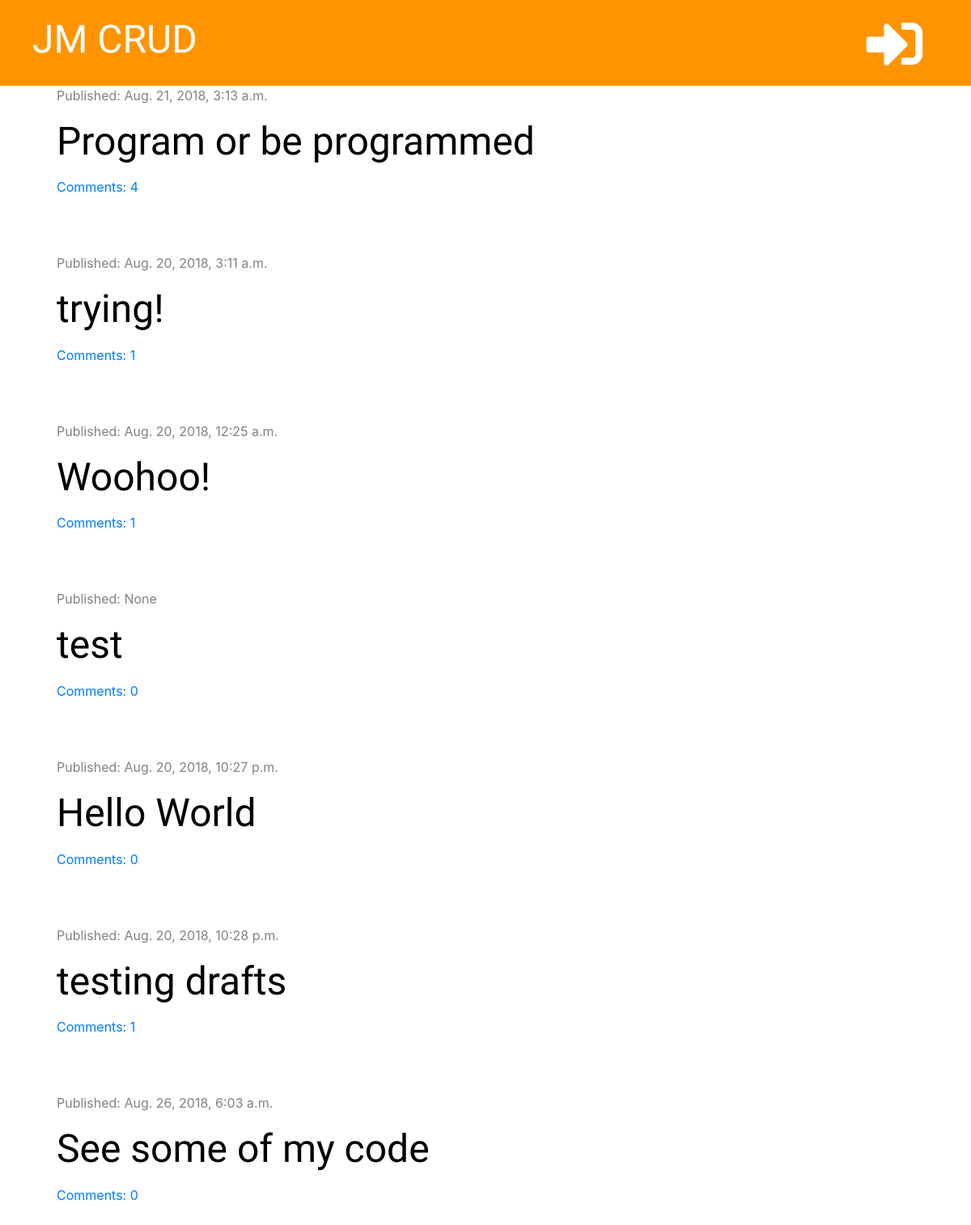
The page / on the database its author committed.
### blog/models.py (models this page shows, shortened)
class Post(models.Model):
    author = models.ForeignKey('auth.User', on_delete=models.CASCADE)
    title = models.CharField(max_length=200)
    text = models.TextField()
    created_date = models.DateTimeField(default=timezone.now)
    published_date = models.DateTimeField(blank=True, null=True)
    def approved_comments(self):
        return self.comments.filter(approved=True)

### blog/views.py (the view)
# urls.py: path('', views.post_list, name='post_list'),
def post_list(request):
    posts = Post.objects.all()
    stuff_for_frontend = {'posts': posts}
    return render(request, 'blog/post_list.html', stuff_for_frontend)

### blog/templatetags/markdownify.py (called while the page is built)
@register.filter
def markdown(value):
    renderer = HighlightRenderer()
    markdown = mistune.Markdown(renderer=renderer)
    return markdown(value)

### blog/templates/blog/post_list.html (shortened to what this page needs)
{% extends 'blog/base.html' %}
{% load markdownify %}
{% block content %}
      {% for post in posts %}
        <div class="post">
          <div class="date">
            <p>Published: {{post.published_date }}</p>
          </div>
            <h1><a href="{% url 'post_detail' pk=post.pk %}">{{ post.title }}</a></h1>
            <a href="{% url 'post_detail' pk=post.pk %}">Comments: {{ post.approved_comments.count }}</a>
        </div>
      {% endfor %}
{% endblock %}

### blog/static/css/blog.css (style rules this page uses)
h1, h2, h3, h4 { font-family: 'Tangerine', 'Inconsolata', 'Droid Sans', serif; font-size: 48px; }
.date { color: #828282; }
.post { margin-bottom: 70px; }
.post h1 a { color: #000000; }

### rows shown on the page
Post: published_date "Aug. 21, 2018, 3:13 a.m.", title "Program or be programmed", approved_comments.count "4"
Post: published_date "Aug. 20, 2018, 3:11 a.m.", title "trying!", approved_comments.count "1"
Post: published_date "Aug. 20, 2018, 12:25 a.m.", title "Woohoo!", approved_comments.count "1"
Post: published_date "None", title "test", approved_comments.count "0"
Post: published_date "Aug. 20, 2018, 10:27 p.m.", title "Hello World", approved_comments.count "0"
Post: published_date "Aug. 20, 2018, 10:28 p.m.", title "testing drafts", approved_comments.count "1"
Post: published_date "Aug. 26, 2018, 6:03 a.m.", title "See some of my code", approved_comments.count "0"
